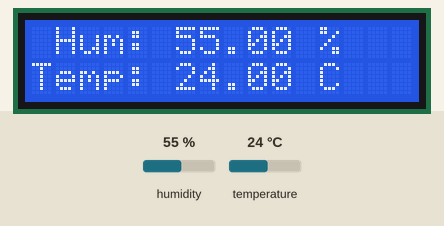
This sketch was run on a simulated Arduino Uno, built with avr-gcc and run on an emulated ATmega328P. On the bench: 16×2 character LCD. Inputs (shaded band) come from the test bench; at power-on: humidity 55 %, temperature 24 °C.

Above: at 1.2 s.
1.3 s: humidity set to 22 %
At 3.0 s:
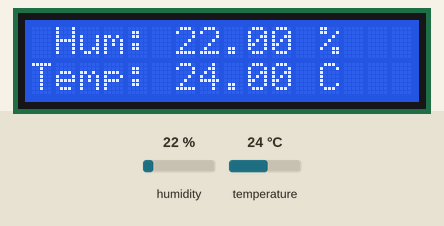
4.1 s: temperature set to 12 °C
At 5.6 s:
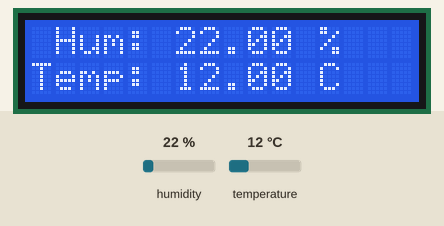
6.9 s: humidity set to 40 %
At 9.5 s:
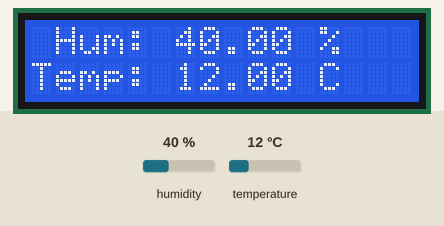
9.8 s: temperature set to 19 °C
At 10.9 s:
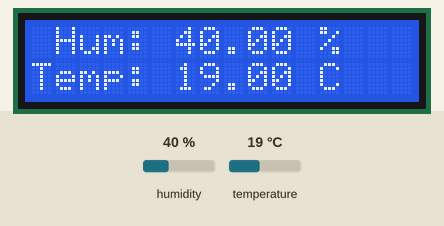
Timing chart, 0 to 12.8 s (numbered marks = the images above; inputs shaded):
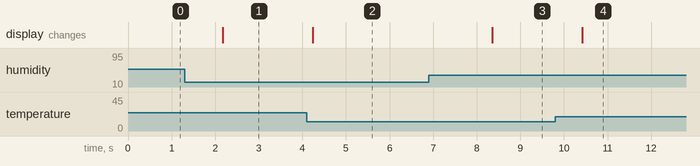

Measured:
- after the input at 1.3 s, the display: changes after 0.87 s (image 1)
- after the input at 4.1 s, the display: changes after 0.13 s (image 2)
- after the input at 6.9 s, the display: changes after 1.5 s (image 3)
- after the input at 9.8 s, the display: changes after 0.62 s (image 4)

The sketch:

Q34a_I2C_LCD_DHT.ino
```cpp
#include <Wire.h>
#include <LCD.h>
#include <LiquidCrystal_I2C.h>
#include "DHT.h"

#define DHTPIN 10
#define DHTTYPE DHT22
DHT dht(DHTPIN, DHTTYPE);

//LiquidCrystal lcd(12, 11, 5, 4, 3, 2);
LiquidCrystal_I2C lcd(0x27, 2, 1, 0, 4, 5, 6, 7, 3, POSITIVE);

void setup(){
  lcd.begin(16,2);  // set up LCD's number of columns and rows
  lcd.clear();
  lcd.home();
  lcd.print("DHT test");
  dht.begin();
}

void loop(){
  float h = dht.readHumidity();
  float t = dht.readTemperature();

  if(isnan(t) || isnan(h)){
    lcd.clear();
    //lcd.setCursor(0,0);
    lcd.print("Can't get");
    lcd.setCursor(0,1);
    lcd.print("reading from DHT");
  }else{
    lcd.clear();
   // lcd.setCursor(0,0);
    lcd.print(" Hum: ");
    lcd.print(h);
    lcd.print(" %");

    lcd.setCursor(0,1);
    lcd.print("Temp: ");
    lcd.print(t);
    lcd.print(" C");
  }
  delay(1000);
}
```
